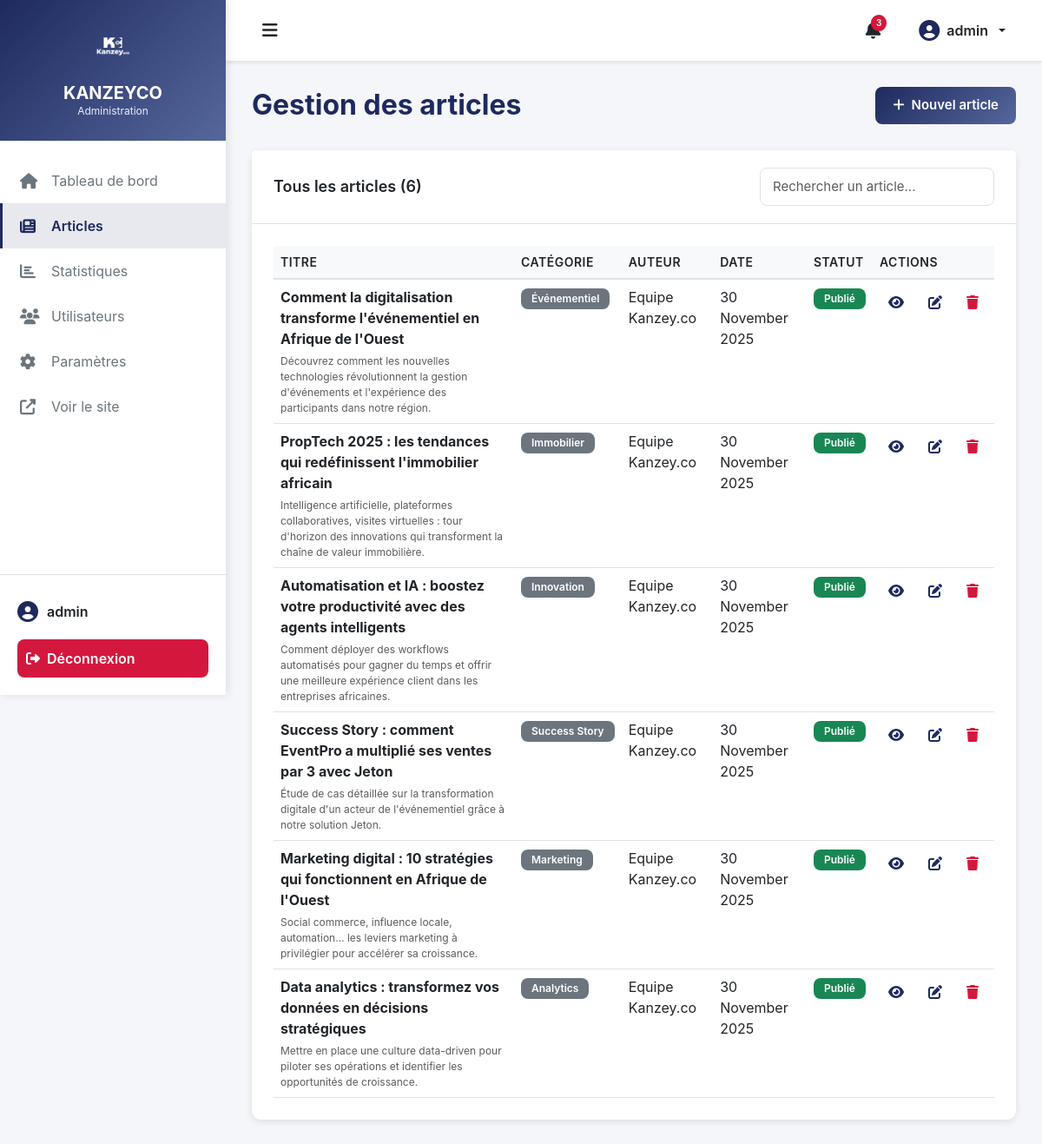
/admin/articles.php (signed in), run on the app's committed database.
### tables this page shows
CREATE TABLE `articles` (
  `article_id` int(11) NOT NULL,
  `slug` varchar(255) NOT NULL,
  `title` varchar(255) NOT NULL,
  `category` varchar(100) NOT NULL,
  `excerpt` text NOT NULL,
  `content` longtext NOT NULL COMMENT 'JSON contenant le contenu structuré',
  `image` varchar(500) NOT NULL,
  `author` varchar(100) NOT NULL DEFAULT 'Equipe Kanzey.co',
  `read_time` varchar(20) NOT NULL DEFAULT '5 min',
  `tags` text DEFAULT NULL COMMENT 'JSON array des tags',
  `status` enum('draft','published','archived') NOT NULL DEFAULT 'published',
  `views` int(11) NOT NULL DEFAULT 0,
  `date_published` datetime NOT NULL DEFAULT current_timestamp(),
  `date_created` datetime NOT NULL DEFAULT current_timestamp(),
  `date_updated` datetime DEFAULT NULL ON UPDATE current_timestamp()
);

### includes/articles-db.php (called while the page is built, shortened)
<?php
function getArticles($category = null, $limit = null) {
    $pdo = getDBConnection();
    try {
        $sql = "SELECT * FROM articles WHERE status = 'published'";
        $params = [];
        $sql .= " ORDER BY date_published DESC";
        $stmt = $pdo->prepare($sql);
        $stmt->execute();
        $articles = $stmt->fetchAll();
        foreach ($articles as &$article) {
            $article['content'] = json_decode($article['content'], true);
            $article['tags'] = json_decode($article['tags'], true) ?? [];
            $date = new DateTime($article['date_published']);
        }
        return $articles;
    } catch (PDOException $e) {
        error_log("Erreur lors de la récupération des articles: " . $e->getMessage());
        return include __DIR__ . '/articles-data.php';
    }
}

### admin/articles.php (the view, shortened to what this page needs)
<?php
require_once 'includes/admin-header.php';
require_once '../includes/articles-db.php';
$action = isset($_GET['action']) ? $_GET['action'] : 'list';
$articles = getArticles(null, null);
?>
<div class="page-header">
    <h1 class="page-title">Gestion des articles</h1>
    <div class="page-actions">
        <a href="?action=new" class="btn btn-primary">
            <i class="fas fa-plus me-2"></i>Nouvel article
        </a>
    </div>
</div>
<?php if ($action === 'list'): ?>
    <div class="card">
        <div class="card-header">
            <h5 class="card-title">Tous les articles (<?php echo count($articles); ?>)</h5>
            <div class="card-search">
                <input type="text" class="form-control" id="searchArticles" placeholder="Rechercher un article...">
            </div>
        </div>
        <div class="card-body">
            <div class="table-responsive">
                <table class="table table-hover" id="articlesTable">
                    <thead>
                        <tr>
                            <th>Titre</th>
                            <th>Catégorie</th>
                            <th>Auteur</th>
                            <th>Date</th>
                            <th>Statut</th>
                            <th>Actions</th>
                        </tr>
                    </thead>
                    <tbody>
                        <?php foreach ($articles as $article): ?>
                        <tr>
                            <td>
                                <div class="article-title-cell">
                                    <strong><?php echo htmlspecialchars($article['title']); ?></strong>
                                    <small class="text-muted d-block"><?php echo htmlspecialchars($article['excerpt']); ?></small>
                                </div>
                            </td>
                            <td>
                                <span class="badge bg-secondary"><?php echo htmlspecialchars($article['category']); ?></span>
                            </td>
                            <td><?php echo htmlspecialchars($article['author']); ?></td>
                            <td><?php echo htmlspecialchars($article['date']); ?></td>
                            <td>
                                <span class="badge bg-success">Publié</span>
                            </td>
                            <td>
                                <div class="action-buttons">
                                    <a href="../article-detail.php?slug=<?php echo $article['slug']; ?>" target="_blank" class="btn-icon" title="Voir">
                                        <i class="fas fa-eye"></i>
                                    </a>
                                    <a href="?action=edit&slug=<?php echo $article['slug']; ?>" class="btn-icon" title="Modifier">
                                        <i class="fas fa-edit"></i>
                                    </a>
                                    <button class="btn-icon btn-icon-danger" title="Supprimer" onclick="deleteArticle('<?php echo $article['slug']; ?>')">
                                        <i class="fas fa-trash"></i>
                                    </button>
                                </div>
                            </td>
                        </tr>
                        <?php endforeach; ?>
                    </tbody>
                </table>
            </div>
        </div>
    </div>
<?php endif; ?>
<?php require_once 'includes/admin-footer.php'; ?>

### admin/includes/admin-header.php (shortened to what this page needs)
<!DOCTYPE html>
<html lang="fr">
<head>
    <link href="https://cdn.jsdelivr.net/npm/bootstrap@5.3.0/dist/css/bootstrap.min.css" rel="stylesheet">
    <link rel="stylesheet" href="https://cdnjs.cloudflare.com/ajax/libs/font-awesome/6.4.0/css/all.min.css">
    <link href="https://cdn.jsdelivr.net/npm/bootstrap-icons@1.11.3/font/bootstrap-icons.css" rel="stylesheet">
    <link rel="stylesheet" href="assets/css/admin.css">
</head>
<body class="admin-body">
    <aside class="sidebar" id="sidebar">
        <div class="sidebar-header">
            <img src="../assets/images/Logo Kanzey Co.png" alt="KANZEYCO Logo" class="sidebar-logo">
            <h3 class="sidebar-title">KANZEYCO</h3>
            <p class="sidebar-subtitle">Administration</p>
        </div>
        <nav class="sidebar-nav">
            <ul class="nav-menu">
                <li class="nav-item">
                    <a href="dashboard.php" class="nav-link <?php echo basename($_SERVER['PHP_SELF']) === 'dashboard.php' ? 'active' : ''; ?>">
                        <i class="fas fa-home"></i>
                        <span>Tableau de bord</span>
                    </a>
                </li>
                <li class="nav-item">
                    <a href="articles.php" class="nav-link <?php echo basename($_SERVER['PHP_SELF']) === 'articles.php' ? 'active' : ''; ?>">
                        <i class="fas fa-newspaper"></i>
                        <span>Articles</span>
                    </a>
                </li>
                <li class="nav-item">
                    <a href="statistics.php" class="nav-link <?php echo basename($_SERVER['PHP_SELF']) === 'statistics.php' ? 'active' : ''; ?>">
                        <i class="fas fa-chart-bar"></i>
                        <span>Statistiques</span>
                    </a>
                </li>
                <li class="nav-item">
                    <a href="users.php" class="nav-link <?php echo basename($_SERVER['PHP_SELF']) === 'users.php' ? 'active' : ''; ?>">
                        <i class="fas fa-users"></i>
                        <span>Utilisateurs</span>
                    </a>
                </li>
                <li class="nav-item">
                    <a href="settings.php" class="nav-link <?php echo basename($_SERVER['PHP_SELF']) === 'settings.php' ? 'active' : ''; ?>">
                        <i class="fas fa-cog"></i>
                        <span>Paramètres</span>
                    </a>
                </li>
                <li class="nav-item">
                    <a href="../index.php" class="nav-link" target="_blank">
                        <i class="fas fa-external-link-alt"></i>
                        <span>Voir le site</span>
                    </a>
                </li>
            </ul>
        </nav>
        <div class="sidebar-footer">
            <div class="admin-info">
                <i class="fas fa-user-circle"></i>
                <span><?php echo htmlspecialchars($_SESSION['admin_username'] ?? 'Admin'); ?></span>
            </div>
            <a href="logout.php" class="btn-logout">
                <i class="fas fa-sign-out-alt"></i>
                <span>Déconnexion</span>
            </a>
        </div>
    </aside>
    <main class="main-content">
        <header class="top-navbar">
            <div class="navbar-content">
                <button class="btn-toggle-sidebar" id="toggleSidebar">
                    <i class="fas fa-bars"></i>
                </button>
                <div class="navbar-right">
                    <div class="notifications">
                        <button class="btn-notification" data-bs-toggle="dropdown">
                            <i class="fas fa-bell"></i>
                            <span class="notification-badge">3</span>
                        </button>
                    </div>
                    <div class="admin-profile dropdown">
                        <button class="btn-profile dropdown-toggle" data-bs-toggle="dropdown">
                            <i class="fas fa-user-circle"></i>
                            <span><?php echo htmlspecialchars($_SESSION['admin_username'] ?? 'Admin'); ?></span>
                        </button>
                    </div>
                </div>
            </div>
        </header>
        <div class="content-wrapper">

### admin/includes/admin-footer.php (shortened to what this page needs)
        </div>
    </main>
</body>
</html>

### data on the page
articles: title "Comment la digitalisation transforme l'événementiel en Afrique de l'Ouest", excerpt "Découvrez comment les nouvelles technologies révolutionnent la gestion d'événements et l'expérience des participants dans notre région.", category "Événementiel", author "Equipe Kanzey.co", date "30 November 2025"
articles: title "PropTech 2025 : les tendances qui redéfinissent l'immobilier africain", excerpt "Intelligence artificielle, plateformes collaboratives, visites virtuelles : tour d'horizon des innovations qui transforment la chaîne de valeur immobilière.", category "Immobilier", author "Equipe Kanzey.co", date "30 November 2025"
articles: title "Automatisation et IA : boostez votre productivité avec des agents intelligents", excerpt "Comment déployer des workflows automatisés pour gagner du temps et offrir une meilleure expérience client dans les entreprises africaines.", category "Innovation", author "Equipe Kanzey.co", date "30 November 2025"
articles: title "Success Story : comment EventPro a multiplié ses ventes par 3 avec Jeton", excerpt "Étude de cas détaillée sur la transformation digitale d'un acteur de l'événementiel grâce à notre solution Jeton.", category "Success Story", author "Equipe Kanzey.co", date "30 November 2025"
articles: title "Marketing digital : 10 stratégies qui fonctionnent en Afrique de l'Ouest", excerpt "Social commerce, influence locale, automation… les leviers marketing à privilégier pour accélérer sa croissance.", category "Marketing", author "Equipe Kanzey.co", date "30 November 2025"
articles: title "Data analytics : transformez vos données en décisions stratégiques", excerpt "Mettre en place une culture data-driven pour piloter ses opérations et identifier les opportunités de croissance.", category "Analytics", author "Equipe Kanzey.co", date "30 November 2025"

### other printed values
$_SESSION['admin_username'] "admin"
count($articles) "6"
